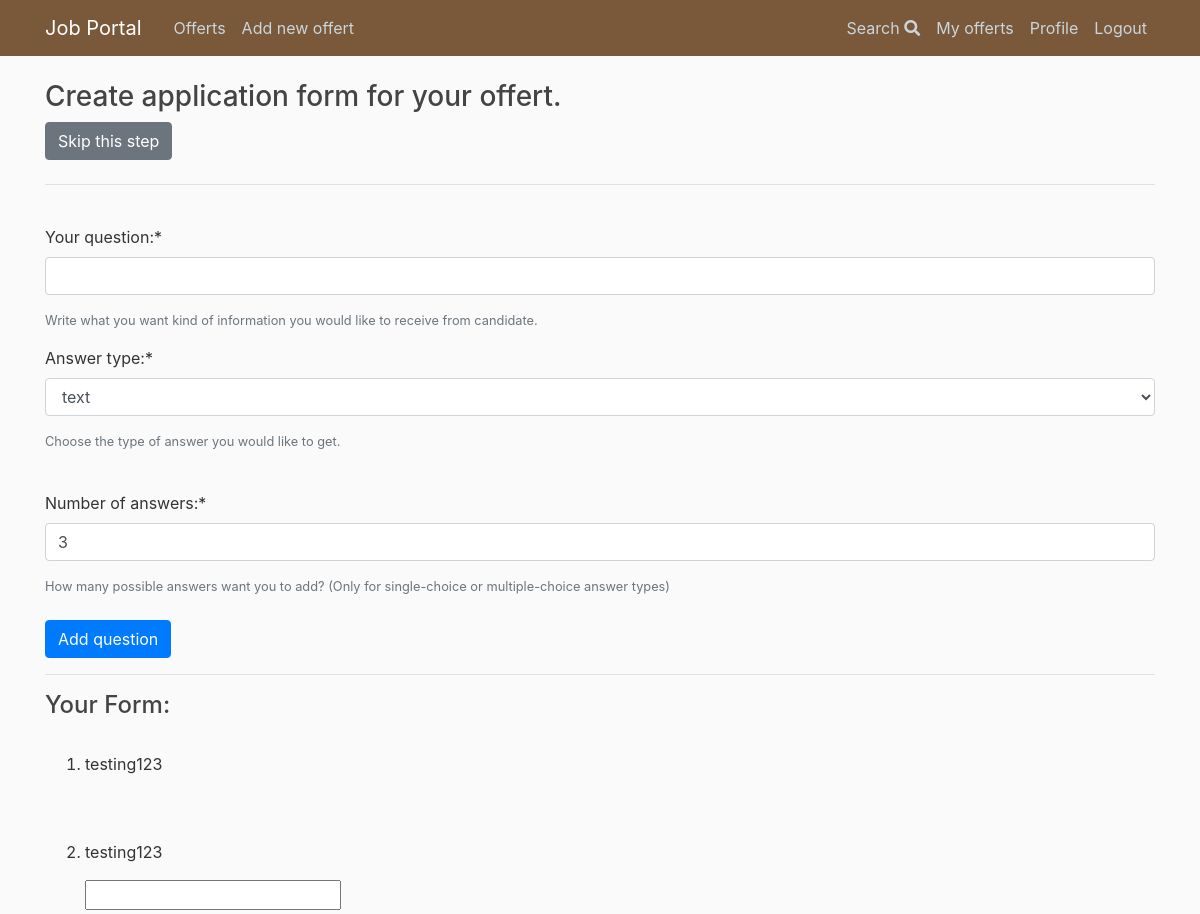
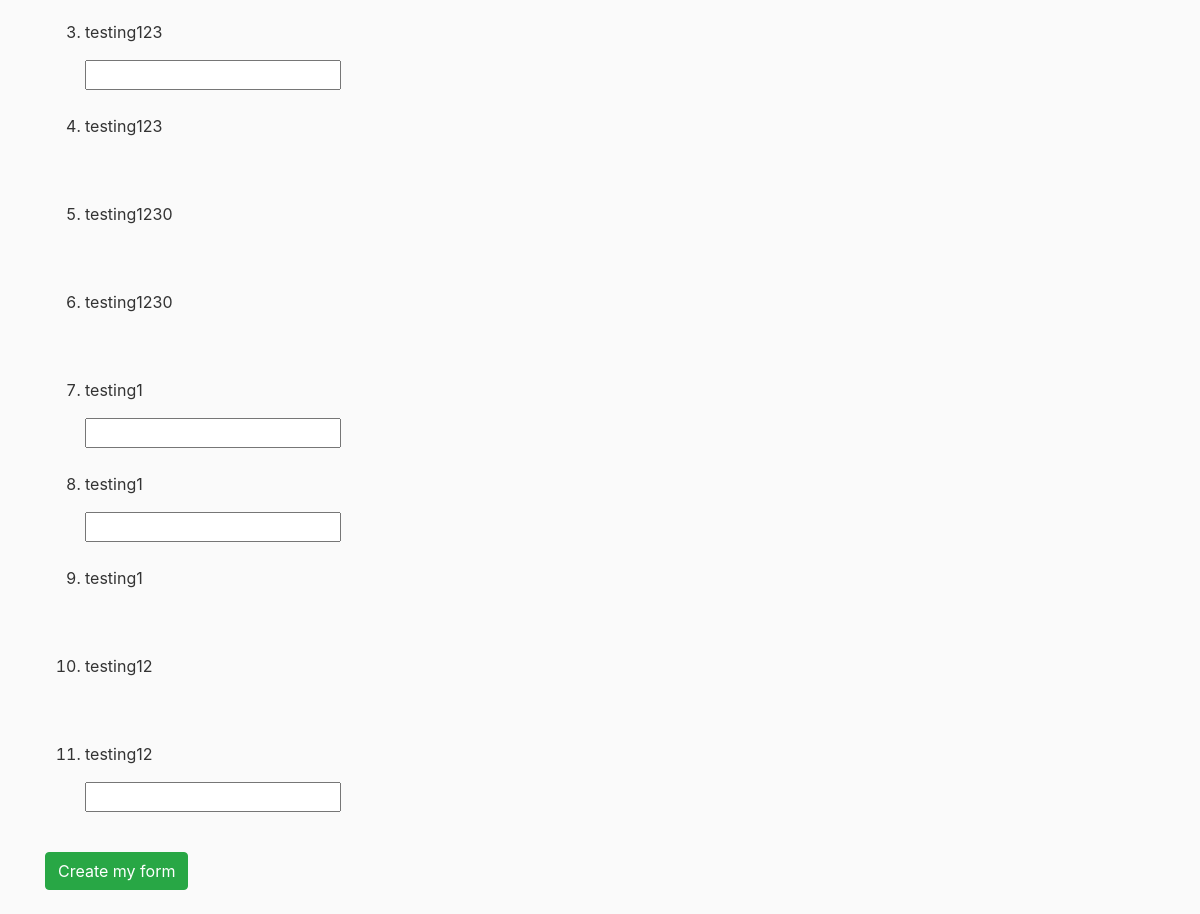
The app's page /offerts/application_form/ (signed in), older data (2 pictures, top to bottom).
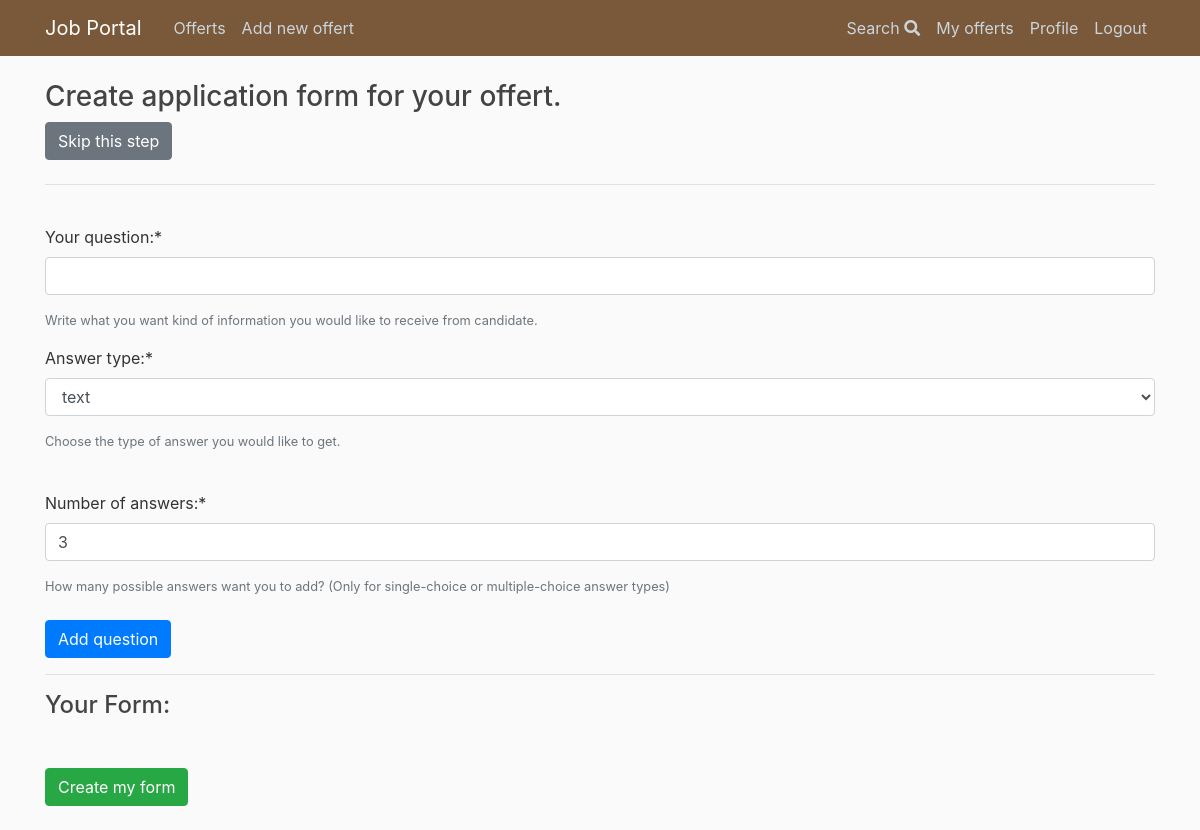
The same page, newer data.
### offerts/models.py (models this page shows, shortened)
class CustomQuestion(models.Model):
    offert = models.ForeignKey(Offert, on_delete=models.CASCADE)
    question = models.CharField(max_length = 500)
    answer_types = (
        ('T', 'text'),
        ('R', 'single-choice'),
        ('C', 'multiple-choice'),
    )
    answer_type = models.CharField(
        max_length=1,
        choices=answer_types,
        default='T',
        null = True
    )
    answer_choices =  models.TextField(null = True)

### offerts/views.py (the view)
# urls.py: path('application_form/', ApplicationFormCreateView, name='application_form'),
@login_required
def ApplicationFormCreateView(request):
    if request.method == "POST":
        form = ApplicationForm(request.POST)
        if form.is_valid(request=request):
            if form.save().answer_type != 'T':
                request.session['answer_count'] = form.cleaned_data.get('answer_count')
                request.session['new_question_id'] = form.instance.id
                print('answer_count in AFCV:', request.session['answer_count'])
                print('new_question_id in AFCV:', request.session['new_question_id'])
                return redirect('offerts:set_answers')
    else:
        form = ApplicationForm()
    offert_id = request.session.get('new_offert_id')
    offert = Offert.objects.get(id=offert_id)
    questions = CustomQuestion.objects.filter(offert=offert)
    context = {
        'form': form,
        'questions': questions
    }
    return render(request, 'offerts/create_application_form.html', context)

### offerts/forms.py (shortened to what this page needs)
class ApplicationForm(forms.ModelForm):
    answer_count = forms.IntegerField(label='Number of answers:', initial=3);
    class Meta:
        model = CustomQuestion
        fields = ['question', 'answer_type', 'answer_count']
        labels = {
            "question": "Your question:",
            "answer_type": "Answer type:"
        }

### offerts/templates/offerts/create_application_form.html (shortened to what this page needs)
{% extends 'base.html' %}
{% load static %}
{% load crispy_forms_tags %}
{% block body %}
<h3>Create application form for your offert. </h3>
<a href="{% url 'manager:manager-my' user.username %}"><button type="button" class="btn btn-secondary mb-2">Skip this step</button></a>
<hr>
<form method="POST" novalidate>
  <div class="form-group">
    <br>
    {{ form.question|as_crispy_field }}
    <small id="questionHelp" class="form-text text-muted">Write what you want kind of information you would like to receive from candidate.</small>
  </div>
  <div class="form-group">
    {{ form.answer_type|as_crispy_field }}
    <small id="emailHelp" class="form-text text-muted">Choose the type of answer you would like to get.</small>
    <br>
  </div>
  <div class="form-group">
    {{ form.answer_count|as_crispy_field }}
    <small id="emailHelp" class="form-text text-muted">How many possible answers want you to add? (Only for single-choice or multiple-choice answer types)</small>
    <br>
    <button type="submit" class="btn btn-primary">Add question</button>
  </div>
</form>
<hr>
<h4>Your Form:</h4> <br>
<ol>
  {% for question in questions %}
  <li><p>{{ question.question }}</p></li>
    {% if question.answer_type == 'T' %}
      <input type="text"/>
      <br><br>
    {% endif %}
    {% if question.answer_type == 'R' %}
      <br><br>
    {% endif %}
  {% endfor %}
</ol>
<button type="submit" class="btn btn-success">Create my form</button>
<br>
<br>
{% endblock %}

Row changes from the older to the newer data that the page shows:
removed CustomQuestion: question "testing123"
removed CustomQuestion: question "testing123"
removed CustomQuestion: question "testing123"
removed CustomQuestion: question "testing123"
removed CustomQuestion: question "testing1230"
removed CustomQuestion: question "testing1230"
removed CustomQuestion: question "testing1"
removed CustomQuestion: question "testing1"
removed CustomQuestion: question "testing1"
removed CustomQuestion: question "testing12"
removed CustomQuestion: question "testing12"
